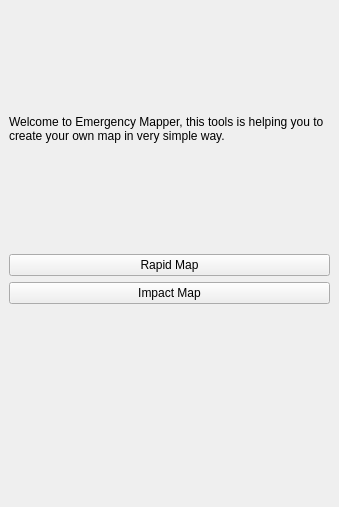
<?xml version="1.0" encoding="UTF-8"?>
<ui version="4.0">
 <class>SaVapDockWidgetBase</class>
 <widget class="QDockWidget" name="SaVapDockWidgetBase">
  <property name="geometry">
   <rect>
    <x>0</x>
    <y>0</y>
    <width>339</width>
    <height>507</height>
   </rect>
  </property>
  <property name="windowTitle">
   <string>Dock Emergency Mapper</string>
  </property>
  <widget class="QWidget" name="dockWidgetContents">
   <layout class="QVBoxLayout" name="verticalLayout_2">
    <item>
     <layout class="QVBoxLayout" name="verticalLayout">
      <item>
       <widget class="QLabel" name="label">
        <property name="text">
         <string>Welcome to Emergency Mapper, this tools is helping you to create your own map in very simple way.</string>
        </property>
        <property name="wordWrap">
         <bool>true</bool>
        </property>
       </widget>
      </item>
      <item>
       <widget class="QPushButton" name="wizard_button">
        <property name="text">
         <string>Rapid Map</string>
        </property>
       </widget>
      </item>
      <item>
       <widget class="QPushButton" name="impact_analysis_button">
        <property name="text">
         <string>Impact Map</string>
        </property>
       </widget>
      </item>
     </layout>
    </item>
    <item>
     <layout class="QGridLayout" name="gridLayout">
      <item row="0" column="0">
       <spacer name="verticalSpacer">
        <property name="orientation">
         <enum>Qt::Vertical</enum>
        </property>
        <property name="sizeType">
         <enum>QSizePolicy::Fixed</enum>
        </property>
        <property name="sizeHint" stdset="0">
         <size>
          <width>248</width>
          <height>88</height>
         </size>
        </property>
       </spacer>
      </item>
     </layout>
    </item>
    <item>
     <layout class="QHBoxLayout" name="horizontalLayout_2">
      <item>
       <layout class="QHBoxLayout" name="horizontalLayout"/>
      </item>
      <item>
       <widget class="QLabel" name="organisation_logo">
        <property name="sizePolicy">
         <sizepolicy hsizetype="Preferred" vsizetype="Preferred">
          <horstretch>0</horstretch>
          <verstretch>0</verstretch>
         </sizepolicy>
        </property>
        <property name="minimumSize">
         <size>
          <width>100</width>
          <height>100</height>
         </size>
        </property>
        <property name="maximumSize">
         <size>
          <width>151</width>
          <height>100</height>
         </size>
        </property>
        <property name="text">
         <string/>
        </property>
        <property name="pixmap">
         <pixmap>data/img/adb.png</pixmap>
        </property>
        <property name="scaledContents">
         <bool>true</bool>
        </property>
        <property name="alignment">
         <set>Qt::AlignCenter</set>
        </property>
       </widget>
      </item>
      <item>
       <widget class="QLabel" name="organisation_logo_2">
        <property name="sizePolicy">
         <sizepolicy hsizetype="Preferred" vsizetype="Preferred">
          <horstretch>0</horstretch>
          <verstretch>0</verstretch>
         </sizepolicy>
        </property>
        <property name="minimumSize">
         <size>
          <width>100</width>
          <height>100</height>
         </size>
        </property>
        <property name="maximumSize">
         <size>
          <width>151</width>
          <height>100</height>
         </size>
        </property>
        <property name="text">
         <string/>
        </property>
        <property name="pixmap">
         <pixmap>data/img/sentinel_asia.png</pixmap>
        </property>
        <property name="scaledContents">
         <bool>true</bool>
        </property>
        <property name="alignment">
         <set>Qt::AlignCenter</set>
        </property>
       </widget>
      </item>
     </layout>
    </item>
   </layout>
  </widget>
 </widget>
 <resources/>
 <connections/>
</ui>
